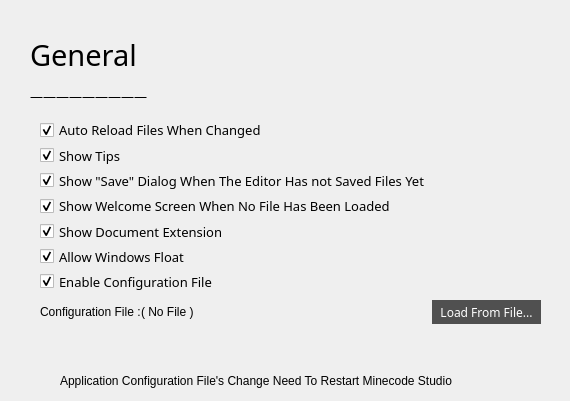
     <widget class="QWidget" name="page_General">
      <widget class="QLabel" name="label_2">
       <property name="geometry">
        <rect>
         <x>30</x>
         <y>30</y>
         <width>121</width>
         <height>81</height>
        </rect>
       </property>
       <property name="font">
        <font>
         <family>方正黑体简体</family>
         <pointsize>10</pointsize>
         <weight>50</weight>
         <italic>false</italic>
         <bold>false</bold>
        </font>
       </property>
       <property name="text">
        <string>&lt;html&gt;&lt;head/&gt;&lt;body&gt;&lt;p&gt;&lt;span style=&quot; font-size:22pt;&quot;&gt;General&lt;/span&gt;&lt;/p&gt;&lt;p&gt;—————————&lt;/p&gt;&lt;/body&gt;&lt;/html&gt;</string>
       </property>
      </widget>
      <widget class="QWidget" name="verticalLayoutWidget">
       <property name="geometry">
        <rect>
         <x>40</x>
         <y>120</y>
         <width>387</width>
         <height>171</height>
        </rect>
       </property>
       <layout class="QVBoxLayout" name="verticalLayout">
        <item>
         <widget class="QCheckBox" name="checkBox_2">
          <property name="enabled">
           <bool>true</bool>
          </property>
          <property name="font">
           <font>
            <family>方正黑体简体</family>
            <pointsize>10</pointsize>
           </font>
          </property>
          <property name="text">
           <string>Auto Reload Files When Changed</string>
          </property>
          <property name="checkable">
           <bool>true</bool>
          </property>
          <property name="checked">
           <bool>true</bool>
          </property>
         </widget>
        </item>
        <item>
         <widget class="QCheckBox" name="checkBox_4">
          <property name="enabled">
           <bool>true</bool>
          </property>
          <property name="font">
           <font>
            <family>方正黑体简体</family>
            <pointsize>10</pointsize>
           </font>
          </property>
          <property name="text">
           <string>Show Tips</string>
          </property>
          <property name="checkable">
           <bool>true</bool>
          </property>
          <property name="checked">
           <bool>true</bool>
          </property>
         </widget>
        </item>
        <item>
         <widget class="QCheckBox" name="checkBox_5">
          <property name="enabled">
           <bool>true</bool>
          </property>
          <property name="font">
           <font>
            <family>方正黑体简体</family>
            <pointsize>10</pointsize>
           </font>
          </property>
          <property name="text">
           <string>Show &quot;Save&quot; Dialog When The Editor Has not Saved Files Yet</string>
          </property>
          <property name="checkable">
           <bool>true</bool>
          </property>
          <property name="checked">
           <bool>true</bool>
          </property>
         </widget>
        </item>
        <item>
         <widget class="QCheckBox" name="checkBox_3">
          <property name="enabled">
           <bool>true</bool>
          </property>
          <property name="font">
           <font>
            <family>方正黑体简体</family>
            <pointsize>10</pointsize>
           </font>
          </property>
          <property name="text">
           <string>Show Welcome Screen When No File Has Been Loaded</string>
          </property>
          <property name="checkable">
           <bool>true</bool>
          </property>
          <property name="checked">
           <bool>true</bool>
          </property>
         </widget>
        </item>
        <item>
         <widget class="QCheckBox" name="checkBox_6">
          <property name="enabled">
           <bool>true</bool>
          </property>
          <property name="font">
           <font>
            <family>方正黑体简体</family>
            <pointsize>10</pointsize>
           </font>
          </property>
          <property name="text">
           <string>Show Document Extension</string>
          </property>
          <property name="checkable">
           <bool>true</bool>
          </property>
          <property name="checked">
           <bool>true</bool>
          </property>
         </widget>
        </item>
        <item>
         <widget class="QCheckBox" name="checkBox_7">
          <property name="enabled">
           <bool>true</bool>
          </property>
          <property name="font">
           <font>
            <family>方正黑体简体</family>
            <pointsize>10</pointsize>
           </font>
          </property>
          <property name="text">
           <string>Allow Windows Float</string>
          </property>
          <property name="checkable">
           <bool>true</bool>
          </property>
          <property name="checked">
           <bool>true</bool>
          </property>
         </widget>
        </item>
        <item>
         <widget class="QCheckBox" name="checkBox_8">
          <property name="enabled">
           <bool>true</bool>
          </property>
          <property name="font">
           <font>
            <family>方正黑体简体</family>
            <pointsize>10</pointsize>
           </font>
          </property>
          <property name="text">
           <string>Enable Configuration File</string>
          </property>
          <property name="checkable">
           <bool>true</bool>
          </property>
          <property name="checked">
           <bool>true</bool>
          </property>
         </widget>
        </item>
       </layout>
      </widget>
      <widget class="QWidget" name="horizontalLayoutWidget_5">
       <property name="geometry">
        <rect>
         <x>40</x>
         <y>370</y>
         <width>521</width>
         <height>22</height>
        </rect>
       </property>
       <layout class="QHBoxLayout" name="horizontalLayout_6">
        <property name="spacing">
         <number>4</number>
        </property>
        <item>
         <widget class="QLabel" name="label_16">
          <property name="sizePolicy">
           <sizepolicy hsizetype="Minimum" vsizetype="Preferred">
            <horstretch>0</horstretch>
            <verstretch>0</verstretch>
           </sizepolicy>
          </property>
          <property name="minimumSize">
           <size>
            <width>16</width>
            <height>0</height>
           </size>
          </property>
          <property name="styleSheet">
           <string notr="true">background: url(:/ToolIcon/src/ToolBar/about.png) no-repeat center;</string>
          </property>
          <property name="text">
           <string/>
          </property>
         </widget>
        </item>
        <item>
         <widget class="QLabel" name="label_17">
          <property name="text">
           <string>&lt;html&gt;&lt;head/&gt;&lt;body&gt;&lt;p&gt;Application Configuration File's Change Need To Restart Minecode Studio&lt;/p&gt;&lt;/body&gt;&lt;/html&gt;</string>
          </property>
         </widget>
        </item>
        <item>
         <spacer name="horizontalSpacer_3">
          <property name="orientation">
           <enum>Qt::Horizontal</enum>
          </property>
          <property name="sizeHint" stdset="0">
           <size>
            <width>40</width>
            <height>20</height>
           </size>
          </property>
         </spacer>
        </item>
       </layout>
      </widget>
      <widget class="QWidget" name="layoutWidget">
       <property name="geometry">
        <rect>
         <x>40</x>
         <y>300</y>
         <width>501</width>
         <height>24</height>
        </rect>
       </property>
       <layout class="QHBoxLayout" name="horizontalLayout_5">
        <property name="spacing">
         <number>0</number>
        </property>
        <item>
         <widget class="QLabel" name="label_15">
          <property name="sizePolicy">
           <sizepolicy hsizetype="Preferred" vsizetype="Fixed">
            <horstretch>0</horstretch>
            <verstretch>0</verstretch>
           </sizepolicy>
          </property>
          <property name="text">
           <string>Configuration File :</string>
          </property>
         </widget>
        </item>
        <item>
         <widget class="QLabel" name="label_14">
          <property name="sizePolicy">
           <sizepolicy hsizetype="Preferred" vsizetype="Fixed">
            <horstretch>0</horstretch>
            <verstretch>0</verstretch>
           </sizepolicy>
          </property>
          <property name="text">
           <string>( No File )</string>
          </property>
         </widget>
        </item>
        <item>
         <spacer name="horizontalSpacer_2">
          <property name="orientation">
           <enum>Qt::Horizontal</enum>
          </property>
          <property name="sizeType">
           <enum>QSizePolicy::Expanding</enum>
          </property>
          <property name="sizeHint" stdset="0">
           <size>
            <width>40</width>
            <height>20</height>
           </size>
          </property>
         </spacer>
        </item>
        <item>
         <widget class="QPushButton" name="pushButton_ConfigFile_User_BrowseFile">
          <property name="enabled">
           <bool>true</bool>
          </property>
          <property name="sizePolicy">
           <sizepolicy hsizetype="Minimum" vsizetype="Preferred">
            <horstretch>0</horstretch>
            <verstretch>0</verstretch>
           </sizepolicy>
          </property>
          <property name="minimumSize">
           <size>
            <width>0</width>
            <height>22</height>
           </size>
          </property>
          <property name="font">
           <font>
            <family>方正黑体简体</family>
           </font>
          </property>
          <property name="styleSheet">
           <string notr="true">QPushButton{
background: rgb(80, 80, 80);
color: rgb(255, 255, 255);
border-radius: 0px;
padding: 3px 8px 3px 8px;
}

QPushButton:hover{
background: rgb(100, 100, 100);
}

QPushButton:disabled{
background: rgb(170, 170, 170);
}</string>
          </property>
          <property name="text">
           <string>Load From File...</string>
          </property>
          <property name="autoDefault">
           <bool>false</bool>
          </property>
          <property name="flat">
           <bool>true</bool>
          </property>
         </widget>
        </item>
       </layout>
      </widget>
     </widget>
